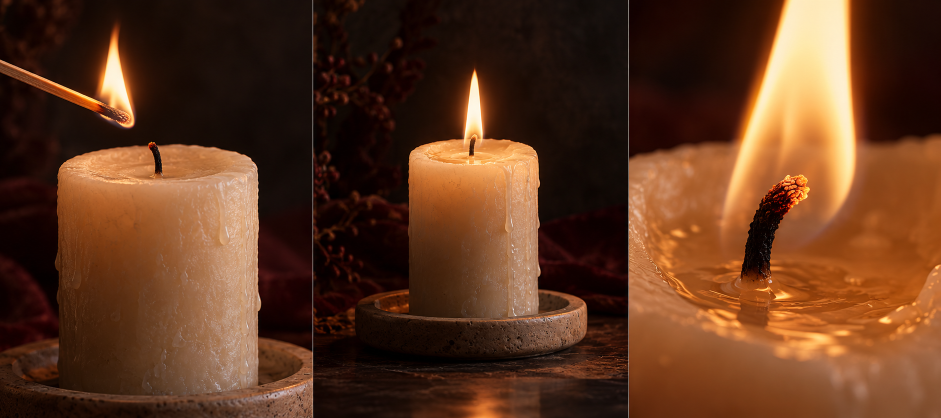
#> input picture docs/vydyhny-updates-2026-10-04/references/02_candle.png, 1881 x 836 px (shown at 1/2 size)
$ python candle.py
#> lines starting #> are read from the running program, lines starting #| are printed output that depends on the picture; after the words box and inside, x2 and y2 are one past the last pixel; in counts of white or black regions, pixels touching at a corner belong together
### zadovbalo/scripts/assets/common.py
"""Спільні утиліти конвеєра матеріалів. Запуск: python3 scripts/assets/build.py (див. README)."""
import json
import os
from pathlib import Path

import cv2
import numpy as np

ROOT = Path(__file__).resolve().parents[2]  # zadovbalo/
PKG = ROOT.parent / "Vydyhny_Claude_Package" / "assets"
OUT = ROOT / "public" / "scenes"
EXTRA = ROOT / "assets-src"  # додаткові ліцензовані матеріали, якщо додані
REF2 = ROOT.parent / "docs" / "vydyhny-updates-2026-10-04" / "references"  # пакет змін 04.10.2026


def load_ref(name: str) -> np.ndarray:
#> called with name = '02_candle.png'
    p = REF2 / name
    im = cv2.imread(str(p), cv2.IMREAD_COLOR)
#> im is the input picture: shape (836, 1881, 3); mean B, G, R 31.4, 55.1, 94.6
    if im is None:
        raise SystemExit(f"Немає референсу: {p}")
    return im


# [12 lines left out: functions load, poly_mask, not called in this run]


def smooth_mask(m: np.ndarray, r: float = 1.2) -> np.ndarray:
    """Антиаліасинг краю маски (0..255)."""
    return cv2.GaussianBlur(m, (0, 0), r)


# [66 lines left out: functions synthesize_hidden, _synthesize, edge_shade, not called in this run]


def save_webp(path: Path, img: np.ndarray, quality: int = 82):
    path.parent.mkdir(parents=True, exist_ok=True)
    ok = cv2.imwrite(str(path), img, [cv2.IMWRITE_WEBP_QUALITY, quality])
    if not ok:
        raise SystemExit(f"Не вдалося записати {path}")
    return path


def rgba(rgb: np.ndarray, alpha: np.ndarray) -> np.ndarray:
    return np.dstack([rgb, alpha])


# [6 lines left out: function crop_rgba, not called in this run]


def write_json(path: Path, data):
    path.parent.mkdir(parents=True, exist_ok=True)
    path.write_text(json.dumps(data, ensure_ascii=False, indent=1) + "\n", encoding="utf-8")


# [65 lines left out: functions trim_dark_rim, fill_region, not called in this run]

### zadovbalo/scripts/assets/candle.py
"""Свічка (референс 02, середня панель): кадр без полумʼя (полумʼя малюється наживо), варіант «не горить»,
фактура дерева сірника (пряма смуга з лівої панелі).

Освітлення від полумʼя відокремлюємо грубо: «не горить» = той самий кадр, приглушений і охолоджений сильніше там,
куди падало світло полумʼя. У браузері між ними змішується за силою й мерехтінням живого полумʼя.
"""
import cv2
import numpy as np

from common import OUT, load_ref, save_webp, write_json

X0, X1 = 622, 1252
WICK_TIP = (321, 273)
FLAME_BOX = (282, 105, 362, 292)  # x0, y0, x1, y1 у координатах кадру


def run():
    out = OUT / "candle"
    im = load_ref("02_candle.png")
    frame = im[:, X0:X1].copy()
    h, w = frame.shape[:2]
#> h = 836; w = 630

    # --- прибрати полумʼя (фон за ним темний і однорідний) ---
    x0, y0, x1, y1 = FLAME_BOX
    lum = cv2.cvtColor(frame, cv2.COLOR_BGR2GRAY)
    m = np.zeros((h, w), np.uint8)
    box = lum[y0:y1, x0:x1]
    # усе полумʼя з ореолом (фон тут темний і рівний); гніт домальовується в сцені
    cv2.ellipse(m, ((WICK_TIP[0] + 1, 195), (88, 200), 0), 255, -1)
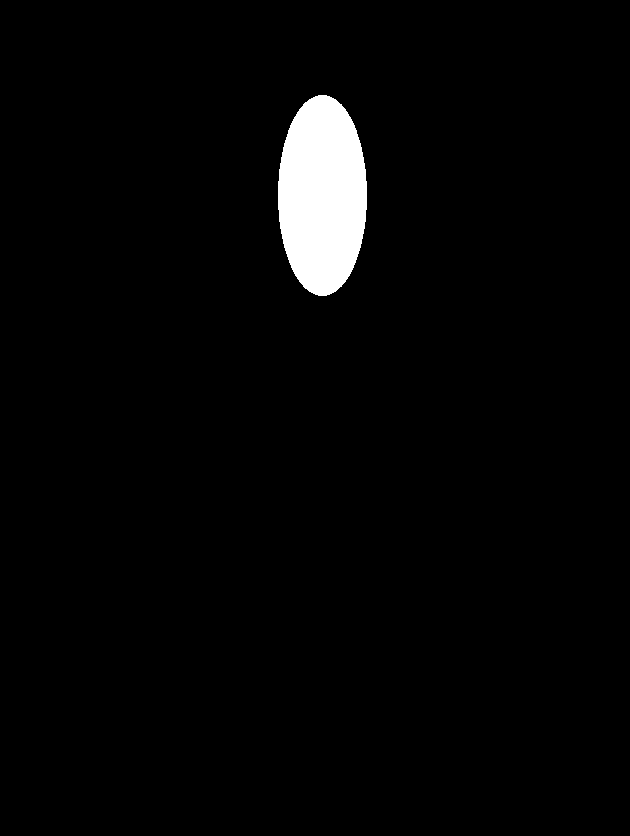
#> m: shape (836, 630); 2.7% white; 1 white region, box (x1, y1, x2, y2) and area: (278, 95, 367, 296) 14057
    m[y0:y1, x0:x1] = np.maximum(m[y0:y1, x0:x1], (box > 30).astype(np.uint8) * 255)
    m[284:, :] = 0
#> m: shape (836, 630); 2.7% white; 1 white region, box (x1, y1, x2, y2) and area: (278, 95, 367, 284) 14348
    base = cv2.inpaint(frame, m, 15, cv2.INPAINT_TELEA)
    # інпейнт у темряві лишає мʼяку пляму — підкласти фактуру фону з сусідньої смуги
    bg = frame[110:290, 420:520].astype(np.float32)
    bg = cv2.resize(bg, (110, 200))
#> bg: shape (200, 110, 3) float32
    lowbg = cv2.GaussianBlur(bg, (0, 0), 8)
    det = bg - lowbg
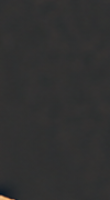
#> det: shape (200, 110, 3) float32; mean B, G, R 0, 0, 0.1; drawn with min black and max white
    mm = cv2.GaussianBlur(m, (0, 0), 6).astype(np.float32) / 255
    yy0, xx0 = 95, WICK_TIP[0] - 55
    reg = base[yy0 : yy0 + 200, xx0 : xx0 + 110].astype(np.float32)
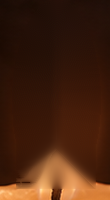
#> reg: shape (200, 110, 3) float32; mean B, G, R 16, 35.6, 70.8
    reg = reg + det * mm[yy0 : yy0 + 200, xx0 : xx0 + 110, None]
    base[yy0 : yy0 + 200, xx0 : xx0 + 110] = np.clip(reg, 0, 255).astype(np.uint8)
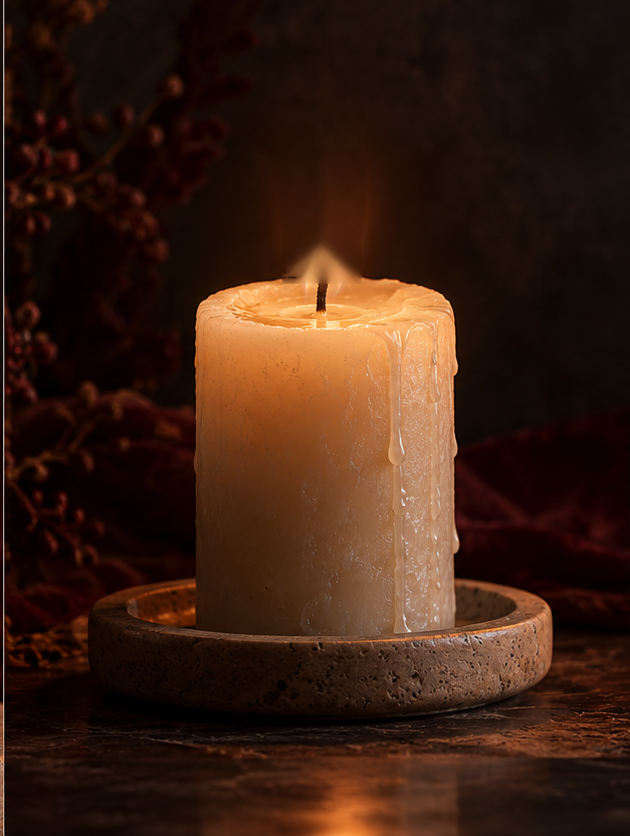
#> base: shape (836, 630, 3); mean B, G, R 18.1, 31, 57.4
    # світлий слід основи полумʼя біля ґнота — замінити темним фоном збоку (ґніт домальовується в сцені)
    patch_m = np.zeros((h, w), np.float32)
    cv2.ellipse(patch_m, ((322, 262), (70, 52), 0), 1.0, -1)
#> patch_m: shape (836, 630) float32; values 0 (black) and 1 (white), 0.56% white; 1 white region, box (x1, y1, x2, y2) and area: (287, 236, 358, 289) 2957
    patch_m[283:, :] = 0
    patch_m = cv2.GaussianBlur(patch_m, (0, 0), 4)
    side = np.roll(base, 58, axis=0).astype(np.float32)  # та сама тепла імла трохи вище
    base = (base.astype(np.float32) * (1 - patch_m[..., None]) + side * patch_m[..., None]).astype(np.uint8)
    yy, xx = np.mgrid[0:h, 0:w]
    save_webp(out / "lit.webp", base, 88)

    # --- «не горить»: світло полумʼя згасло ---
    d = np.hypot((xx - WICK_TIP[0]) / 1.0, (yy - WICK_TIP[1]) / 1.25)
    flame_light = np.clip(1.15 - d / 380.0, 0, 1) ** 1.4
    f = base.astype(np.float32)
    ambient = 0.30 + 0.25 * (1 - flame_light)
    unlit = f * (ambient * (1 - 0.55 * flame_light))[..., None]
    # холодніше: менше червоного/жовтого
    unlit[..., 2] *= 0.82
    unlit[..., 1] *= 0.9
    unlit[..., 0] *= 1.02
    # відблиск полумʼя на столі
    refl = ((yy > 690) & (lum > 60)).astype(np.float32)
#> refl: shape (836, 630) float32; values 0 (black) and 1 (white), 2.2% white; 125 white regions (110 under 20 px), largest, box (x1, y1, x2, y2) and area: (291, 768, 455, 836) 6899, (452, 728, 601, 757) 1759, (387, 750, 504, 771) 997
    refl = cv2.GaussianBlur(refl, (0, 0), 12)
    unlit *= (1 - 0.6 * refl)[..., None]
    save_webp(out / "unlit.webp", np.clip(unlit, 0, 255).astype(np.uint8), 86)

    # --- та сама свічка окремим спрайтом (для «Побудь тут»): свічка + кам'яна підставка ---
    sm = np.zeros((h, w), np.uint8)
    cv2.rectangle(sm, (198, 300), (453, 640), 255, -1)
#> sm: shape (836, 630); 16.6% white; 1 white region, box (x1, y1, x2, y2) and area: (198, 300, 454, 641) 87296
    cv2.ellipse(sm, ((325, 304), (255, 50), 0), 255, -1)
    cv2.ellipse(sm, ((319, 648), (466, 150), 0), 255, -1)
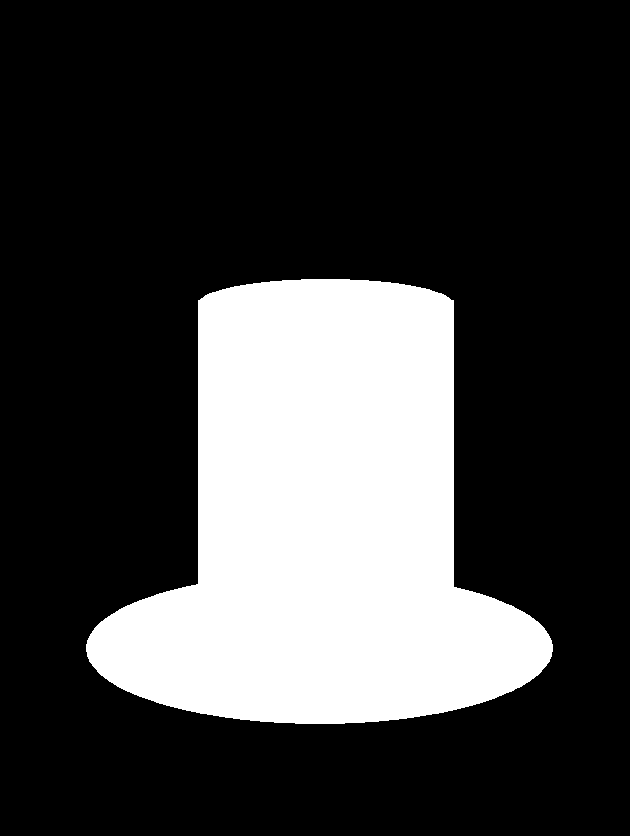
#> sm: shape (836, 630); 24.7% white; 1 white region, box (x1, y1, x2, y2) and area: (86, 279, 553, 724) 130268
    sm = cv2.GaussianBlur(sm, (0, 0), 1.2)
    sy0, sy1, sx0, sx1 = 270, 730, 80, 560
    for name, img in (("lit-sprite", base), ("unlit-sprite", np.clip(unlit, 0, 255).astype(np.uint8))):
        save_webp(out / f"{name}.webp", np.dstack([img[sy0:sy1, sx0:sx1], sm[sy0:sy1, sx0:sx1]]), 90)
#> this loop made 2 passes
#> name on passes 1 to 2: 'lit-sprite', 'unlit-sprite'
#> pass 1, in save_webp (call 3), `ok = cv2.imwrite(str(path), img, [cv2.IMWRITE_WEBP_QUALITY, quality])`:
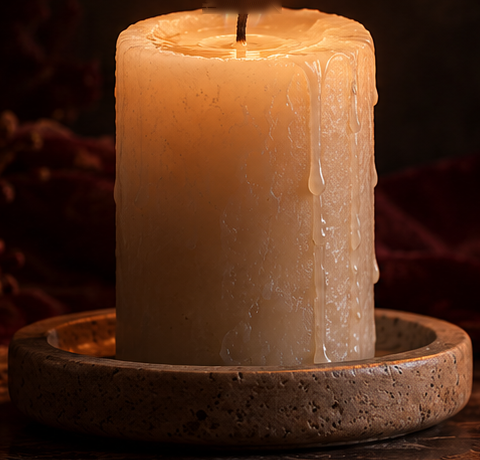
#> saved as lit-sprite.webp: shape (460, 480, 4); mean B, G, R, A 31, 52, 87.6, 150.4
#> pass 2, in save_webp (call 4), `ok = cv2.imwrite(str(path), img, [cv2.IMWRITE_WEBP_QUALITY, quality])`:
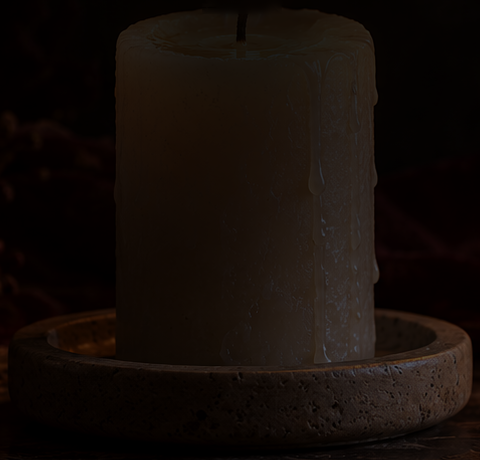
#> saved as unlit-sprite.webp: shape (460, 480, 4); mean B, G, R, A 8.8, 12.8, 20.2, 150.4

    # --- дерево сірника: випрямлена смуга з лівої панелі ---
    a = np.array([0.0, 126.0])
#> a = [0, 126]
    b = np.array([196.0, 211.0])
#> b = [196, 211]
    L = float(np.hypot(*(b - a)))
#> L = 213.6
    ux, uy = (b - a) / L
#> ux = 0.917; uy = 0.398
    S = 20
    src = np.float32([a, a + [ux * L, uy * L], a + [-uy * S, ux * S]])
#> src = [[0, 126], [196, 211], [-7.96, 144.3]]
    dst = np.float32([[0, S / 2], [L, S / 2], [0, S / 2 + S]])
#> dst = [[0, 10], [213.6, 10], [0, 30]]
    M = cv2.getAffineTransform(src, dst)
#> M = [[0.917, 0.398, -50.13], [-0.398, 0.917, -105.6]]
    strip = cv2.warpAffine(im, M, (int(L), S * 2), flags=cv2.INTER_CUBIC)[S // 2 - 6 : S // 2 + 7]
    # світло від полумʼя на смузі нерівне — вирівняти вздовж, лишити зерно
    g = strip.astype(np.float32)
    col = cv2.GaussianBlur(g.mean(axis=0, keepdims=True), (0, 0), 25)
#> col = 213 rows, first 8: [53.98, 88.86, 150.7], [53.98, 88.86, 150.7], [53.97, 88.86, 150.7], [53.97, 88.87, 150.7], [53.96, 88.87, 150.7], [53.95, 88.88, 150.8], [53.94, 88.89, 150.8], [53.93, 88.9, 150.9]
    g = g / np.maximum(col, 1) * np.array([95, 140, 185], np.float32)
    save_webp(out / "match.webp", np.clip(g, 0, 255).astype(np.uint8), 90)

    write_json(
        out / "candle.json",
        {
            "size": [w, h],
            "wick": {"tip": WICK_TIP, "base": [322, 318]},
            # верх свічки (еліпс) — калюжка розтопленого воску
            "top": {"cx": 324, "cy": 314, "rx": 112, "ry": 22},
            "matchStrip": [int(strip.shape[1]), int(strip.shape[0])],
            "sprite": {"x": 80, "y": 270, "w": 480, "h": 460},
        },
    )
    print("candle ok", w, h, strip.shape)
#| candle ok 630 836 (13, 213, 3)


if __name__ == "__main__":
    run()

$ run again, with docs/vydyhny-updates-2026-10-04/references/01_dishes_and_bottle.png copied over docs/vydyhny-updates-2026-10-04/references/02_candle.png
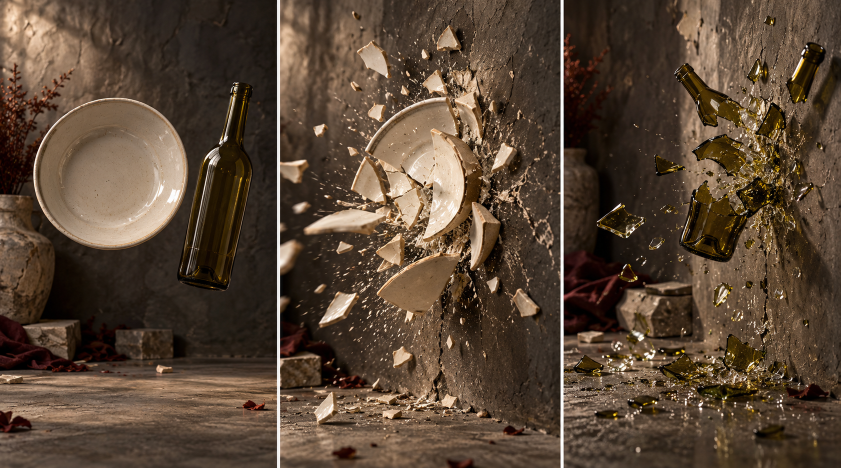
#> input picture docs/vydyhny-updates-2026-10-04/references/01_dishes_and_bottle.png, 1681 x 936 px (shown at 1/2 size)
#> in load_ref, im is the input picture: shape (936, 1681, 3); mean B, G, R 53.3, 69.8, 88.4
#> in run, `cv2.ellipse(m, ((WICK_TIP[0] + 1, 195), (88, 200), 0), 255, -1)`:
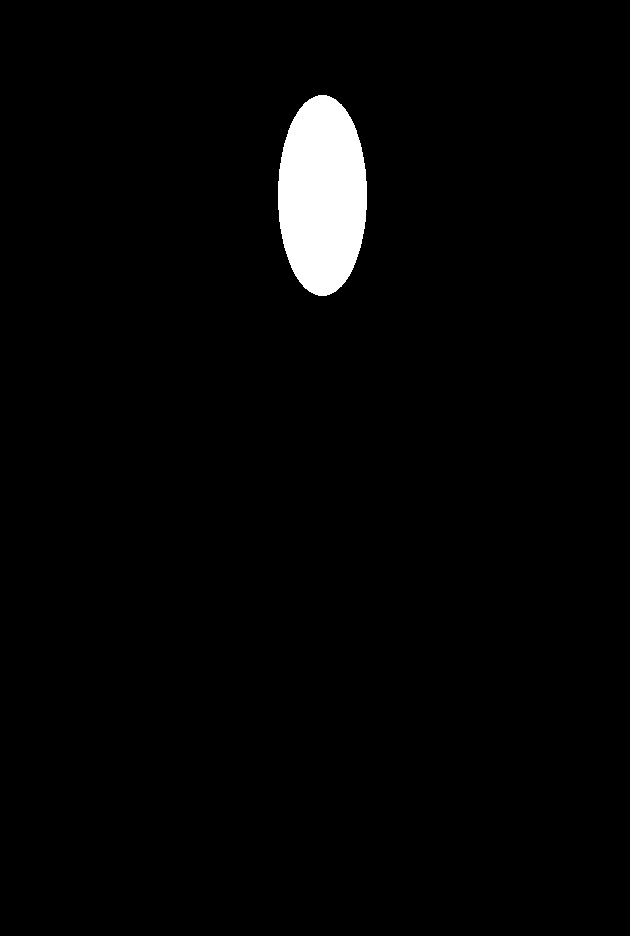
#> m: shape (936, 630); 2.4% white; 1 white region, box (x1, y1, x2, y2) and area: (278, 95, 367, 296) 14057
#> patch_m: shape (936, 630) float32; values 0 (black) and 1 (white), 0.5% white; 1 white region, box (x1, y1, x2, y2) and area: (287, 236, 358, 289) 2957
#> the loop in run, `for name, img in (("lit-sprite", base), ("unlit-sprite", np.clip(unlit..` made 2 passes
#> name on passes 1 to 2: 'lit-sprite', 'unlit-sprite'
#> pass 2, in save_webp (call 4), `ok = cv2.imwrite(str(path), img, [cv2.IMWRITE_WEBP_QUALITY, quality])`:
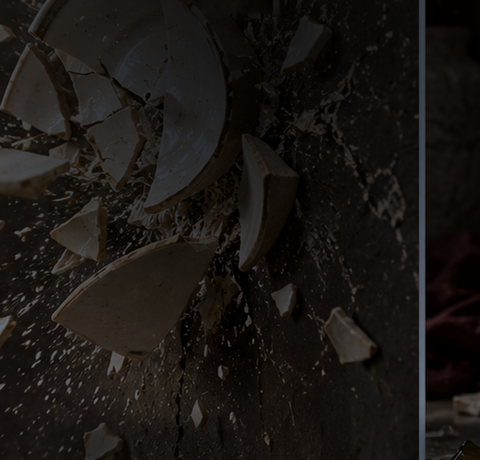
#> saved as unlit-sprite.webp: shape (460, 480, 4); mean B, G, R, A 19.7, 22.7, 26.2, 150.4
#> a = [0, 126]
#> b = [196, 211]
#> L = 213.6
#> ux = 0.917; uy = 0.398
#> src = [[0, 126], [196, 211], [-7.96, 144.3]]
#> dst = [[0, 10], [213.6, 10], [0, 30]]
#> M = [[0.917, 0.398, -50.13], [-0.398, 0.917, -105.6]]
#> col = 213 rows, first 8: [78.7, 97.93, 124.9], [78.7, 97.93, 124.9], [78.7, 97.93, 124.9], [78.71, 97.94, 124.9], [78.71, 97.95, 124.9], [78.71, 97.96, 125], [78.72, 97.97, 125], [78.72, 97.99, 125.1]
#| candle ok 630 936 (13, 213, 3)

$ run again, with docs/vydyhny-updates-2026-10-04/references/04_beverage_can.png copied over docs/vydyhny-updates-2026-10-04/references/02_candle.png
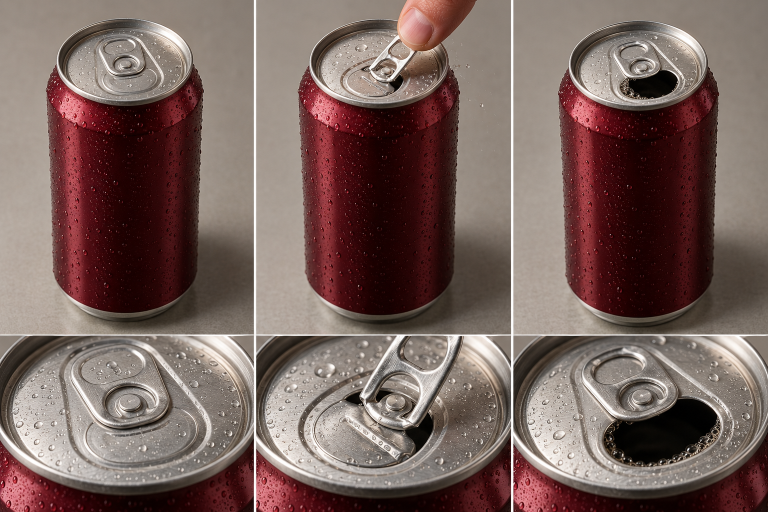
#> input picture docs/vydyhny-updates-2026-10-04/references/04_beverage_can.png, 1536 x 1024 px (shown at 1/2 size)
#> in load_ref, im is the input picture: shape (1024, 1536, 3); mean B, G, R 93.2, 98.5, 120.4
#> in run, `cv2.ellipse(m, ((WICK_TIP[0] + 1, 195), (88, 200), 0), 255, -1)`:
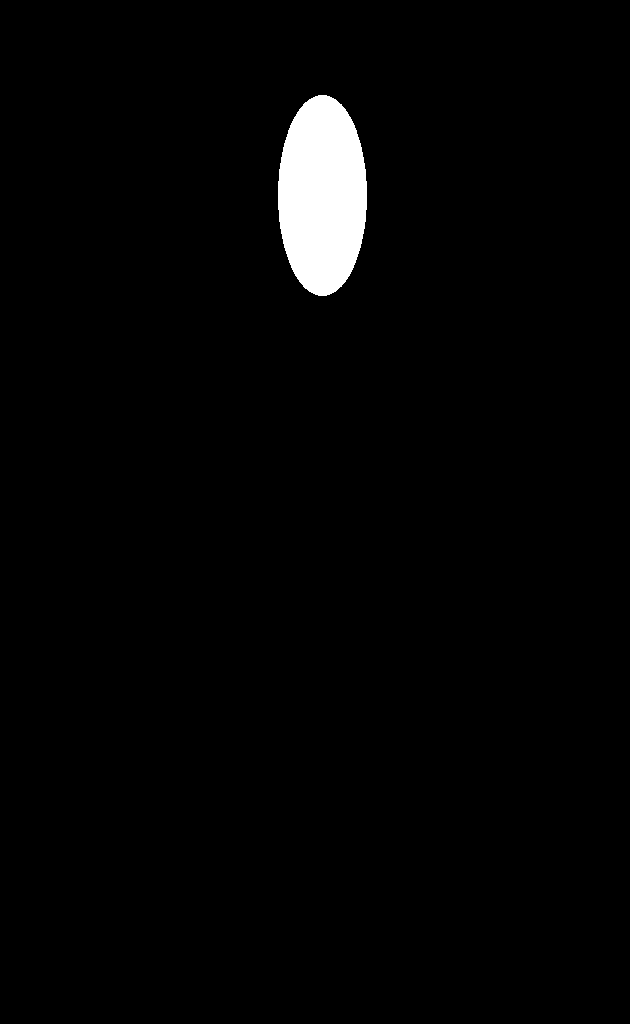
#> m: shape (1024, 630); 2.2% white; 1 white region, box (x1, y1, x2, y2) and area: (278, 95, 367, 296) 14057
#> patch_m: shape (1024, 630) float32; values 0 (black) and 1 (white), 0.46% white; 1 white region, box (x1, y1, x2, y2) and area: (287, 236, 358, 289) 2957
#> the loop in run, `for name, img in (("lit-sprite", base), ("unlit-sprite", np.clip(unlit..` made 2 passes
#> name on passes 1 to 2: 'lit-sprite', 'unlit-sprite'
#> pass 2, in save_webp (call 4), `ok = cv2.imwrite(str(path), img, [cv2.IMWRITE_WEBP_QUALITY, quality])`:
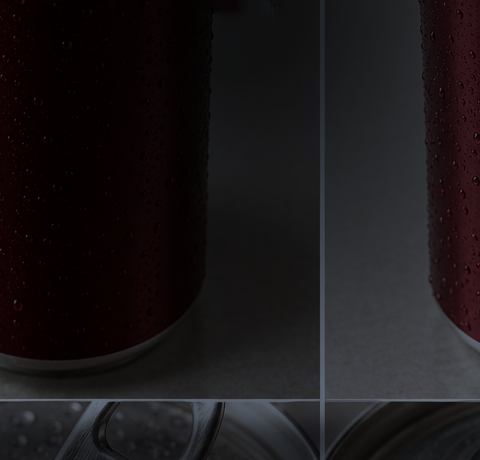
#> saved as unlit-sprite.webp: shape (460, 480, 4); mean B, G, R, A 24.6, 23.1, 27, 150.4
#> a = [0, 126]
#> b = [196, 211]
#> L = 213.6
#> ux = 0.917; uy = 0.398
#> src = [[0, 126], [196, 211], [-7.96, 144.3]]
#> dst = [[0, 10], [213.6, 10], [0, 30]]
#> M = [[0.917, 0.398, -50.13], [-0.398, 0.917, -105.6]]
#> col = 213 rows, first 8: [139.1, 148.7, 160.2], [139.1, 148.7, 160.2], [139.1, 148.7, 160.2], [139.1, 148.7, 160.2], [139.1, 148.7, 160.2], [139.1, 148.7, 160.2], [139.1, 148.8, 160.3], [139.2, 148.8, 160.3]
#| candle ok 630 1024 (13, 213, 3)
